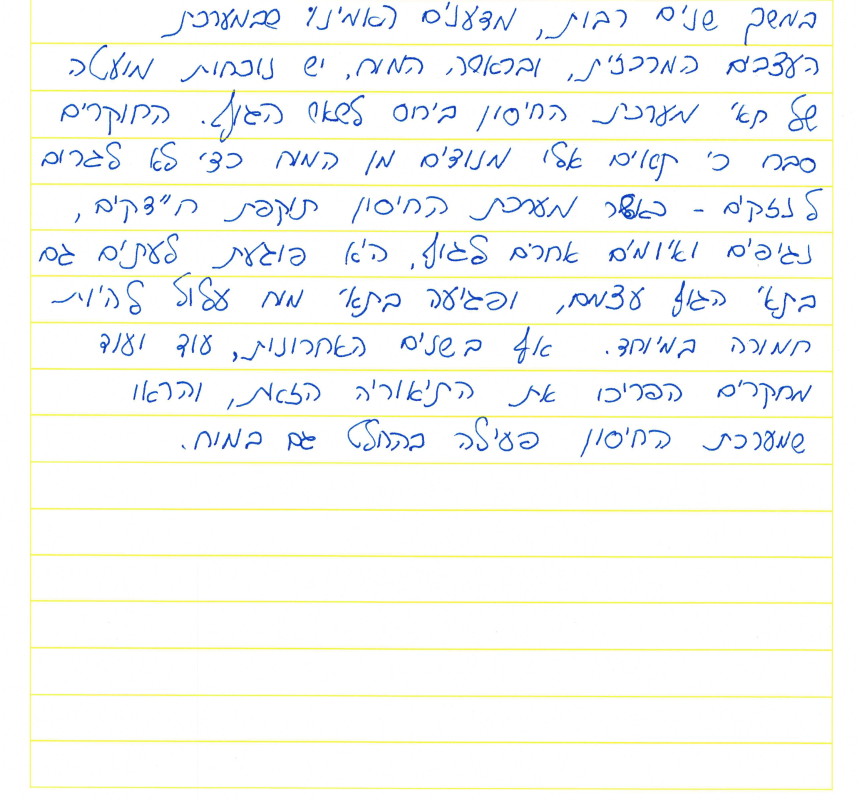
#> input picture Remove yellow lines from image/text_regions/BRN3C2AF4AEB56C_0000000013.jpg, 4300 x 4000 px, found by its file name (shown at 1/5 size); its folder holds 3 pictures in this run
$ python hw1.py text_regions/BRN3C2AF4AEB56C_0000000013.jpg text_regions/BRN3C2AF4AEB56C_0000000014.jpg
#> lines starting #> are read from the running program, lines starting #| are printed output that depends on the picture; after the words box and inside, x2 and y2 are one past the last pixel; in counts of white or black regions, pixels touching at a corner belong together; pictures that were not available may be replaced by others from this repository, and a replacement may not be noted
#> in iterator, image is the input picture: shape (4000, 4300, 3); mean B, G, R 246.1, 248.6, 246.7
import sys
import cv2
import matplotlib.pyplot as plt
import numpy as np
import os


def Without_Yellow(txt_img):
    #  Reading and convert to HSV
    hsv = cv2.cvtColor(txt_img, cv2.COLOR_BGR2HSV)
#> hsv: shape (4000, 4300, 3); mean H, S, V 18.4, 13.4, 252.3

    #  Finding the target yellow color region in HSV (from the internet)
    hsv_lower = np.array([21, 39, 64])
    hsv_upper = np.array([40, 255, 255])

    mask = cv2.inRange(hsv, hsv_lower, hsv_upper)
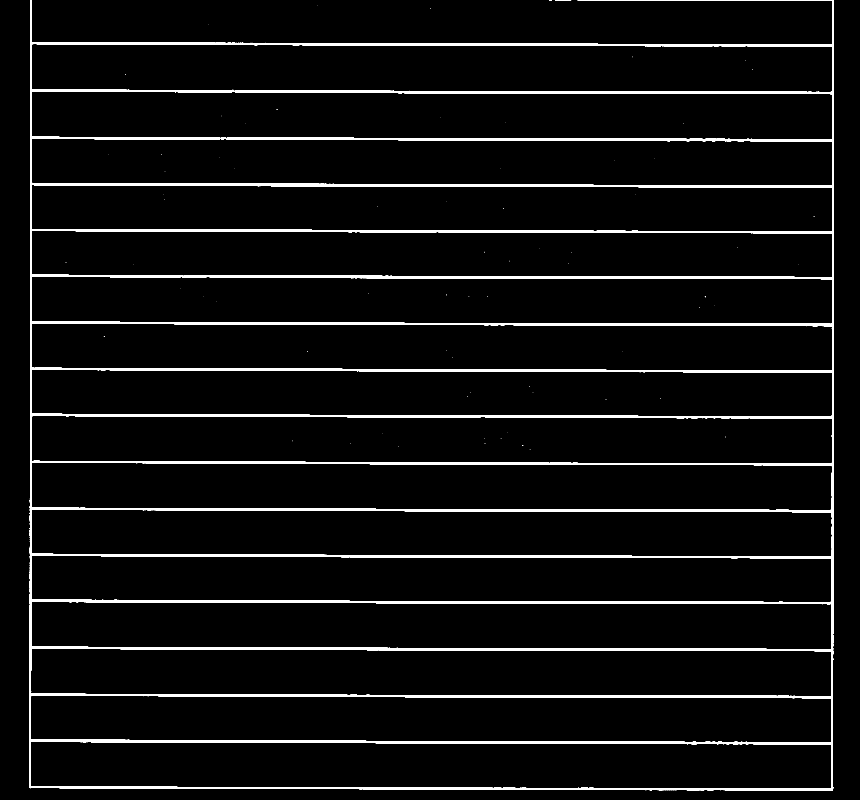
#> mask: shape (4000, 4300) (shown at 1/5 size); 4.4% white; 74 white regions (71 under 20 px), largest, box (x1, y1, x2, y2) and area: (148, 0, 4169, 3954) 759139, (2777, 0, 2856, 2) 91, (2745, 0, 2759, 2) 22
    cv2.imwrite("mask.jpg", mask)
    src2 = cv2.imread('mask.jpg', cv2.IMREAD_COLOR)
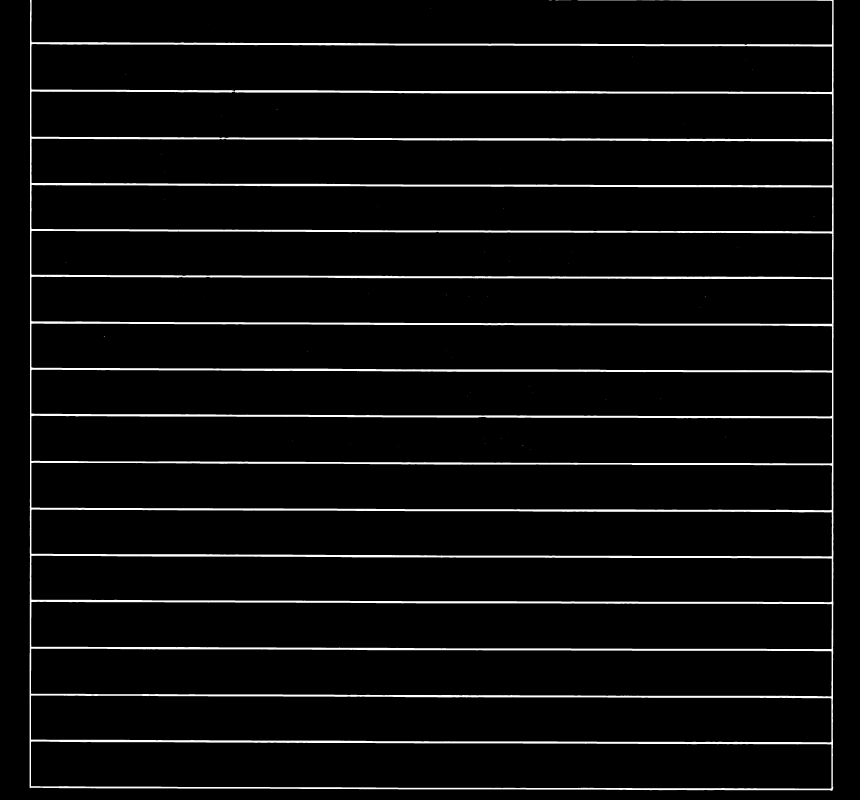
#> src2: shape (4000, 4300, 3) (shown at 1/5 size); min 0, max 255, mean 11.3

    # blend the images
    no_yellow_img = cv2.addWeighted(txt_img, 1, src2, 1, 0.0)
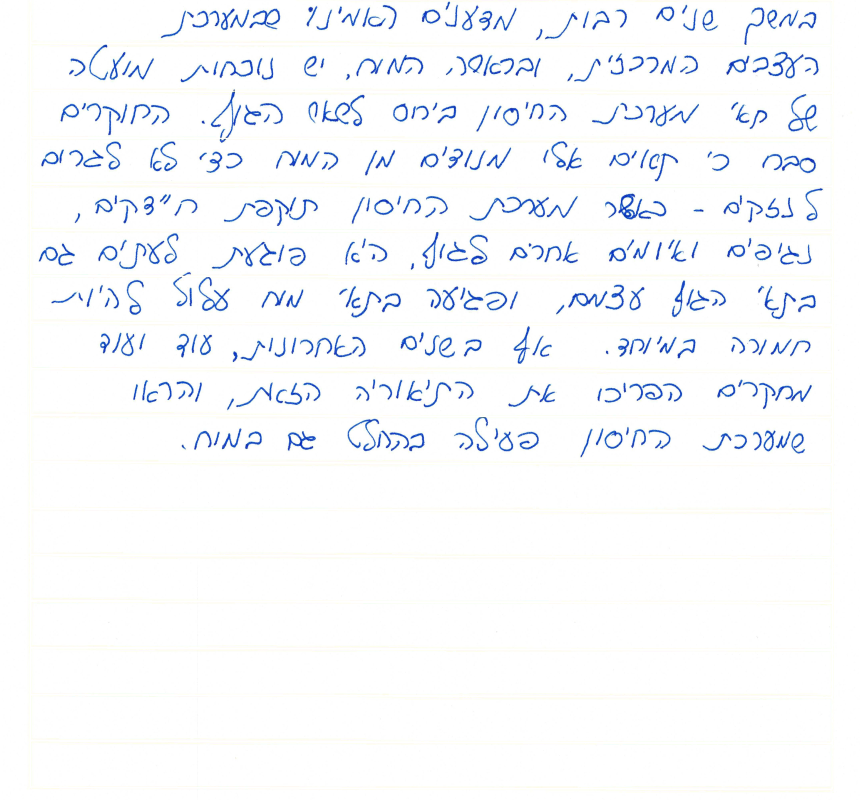
#> no_yellow_img: shape (4000, 4300, 3) (shown at 1/5 size); mean B, G, R 251.6, 248.9, 247.1

    return no_yellow_img


def iterator(images_path, output_path):
    # create output folder (it will be create on the same directory that we are on only if full path supported)
    i = 13
    if (not os.path.exists(output_path)):
        os.makedirs(output_path)
    else:
        print("Directory {0} already exists".format(output_path))
    images = os.listdir(images_path)  # returns list

    for o in images:
        # 1- reading the image
        image = cv2.imread('./'+images_path+'/' + o)
        # 2- calling the func that removes the yellow lines
        hsv = Without_Yellow(image)
        # 3- prepair the new image path
        new_image = "./" + output_path + "/New_"
        print(new_image)
        print(output_path)
        print(i)
        # 4- write the new image (hsv(without yellow lines)) to the output directory
        cv2.imwrite(new_image+i.__str__()+".jpg", hsv)
        i = i+1


if __name__ == "__main__":
    iterator(sys.argv[1], sys.argv[2])
